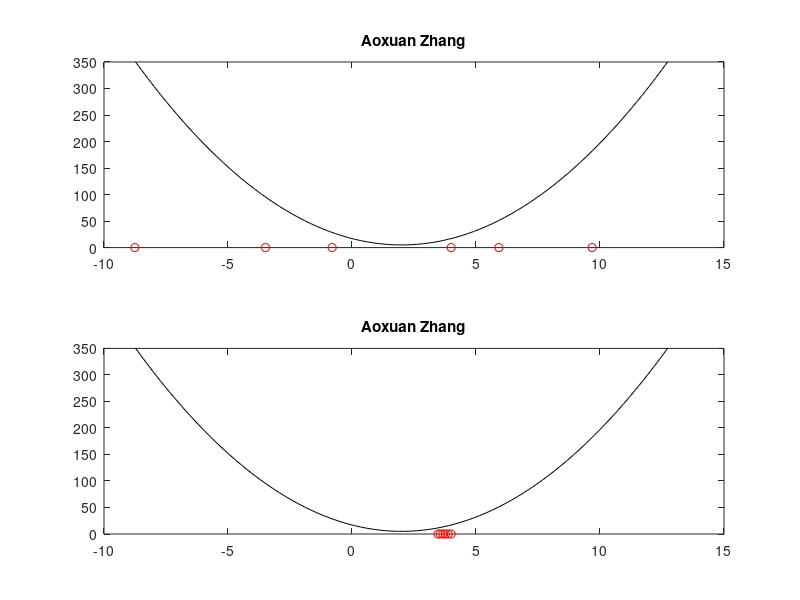

Here is the MATLAB script that generated this plot:
clear; format long
E = @(x) 3*(x-2).^2+5;
dE = @(x) 6*(x-2);
x=linspace(-10,15,100);
clf; 
subplot(2,1,1)
plot(x,E(x),'k'); hold on
w(1)=4;
plot(w(1),0,'ro'); hold on
eta=0.4;
for n=1:5
w(n+1)=w(n)-eta*dE(w(n));
plot(w(n+1),0,'ro')
end
axis([-10 15 0 350])
title('Aoxuan Zhang')
subplot(2,1,2)
plot(x,E(x),'k'); hold on
w(1)=4;
plot(w(1),0,'ro'); hold on
eta=0.01;
for n=1:5
w(n+1)=w(n)-eta*dE(w(n));
plot(w(n+1),0,'ro')
end
axis([-10 15 0 350])
title('Aoxuan Zhang')